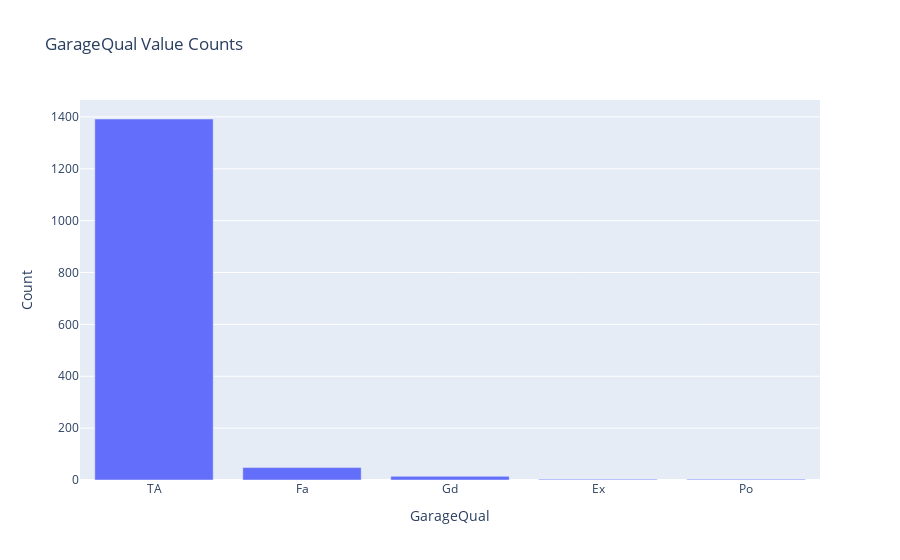

The notebook cell saved with this chart:
### Code cell
vc = df['GarageQual'].to_pandas().value_counts().reset_index()
vc.columns = ['GarageQual', 'Count']

fig = px.bar(vc, x='GarageQual', y='Count', title='GarageQual Value Counts')
fig.show()

### Figure 1 — Plotly figure (JSON) as saved in the notebook; plotly's stock layout.template omitted (floating-point values rounded to 4 significant figures)
{"data": [{"alignmentgroup": "True", "hovertemplate": "GarageQual=%{x}<br>Count=%{y}<extra></extra>", "legendgroup": "", "marker": {"color": "#636efa", "pattern": {"shape": ""}}, "name": "", "offsetgroup": "", "orientation": "v", "showlegend": false, "textposition": "auto", "type": "bar", "x": ["TA", "Fa", "Gd", "Ex", "Po"], "xaxis": "x", "y": [1392, 48, 14, 3, 3], "yaxis": "y"}], "layout": {"barmode": "relative", "legend": {"tracegroupgap": 0}, "title": {"text": "GarageQual Value Counts"}, "xaxis": {"anchor": "y", "domain": [0, 1], "title": {"text": "GarageQual"}}, "yaxis": {"anchor": "x", "domain": [0, 1], "title": {"text": "Count"}}}}
